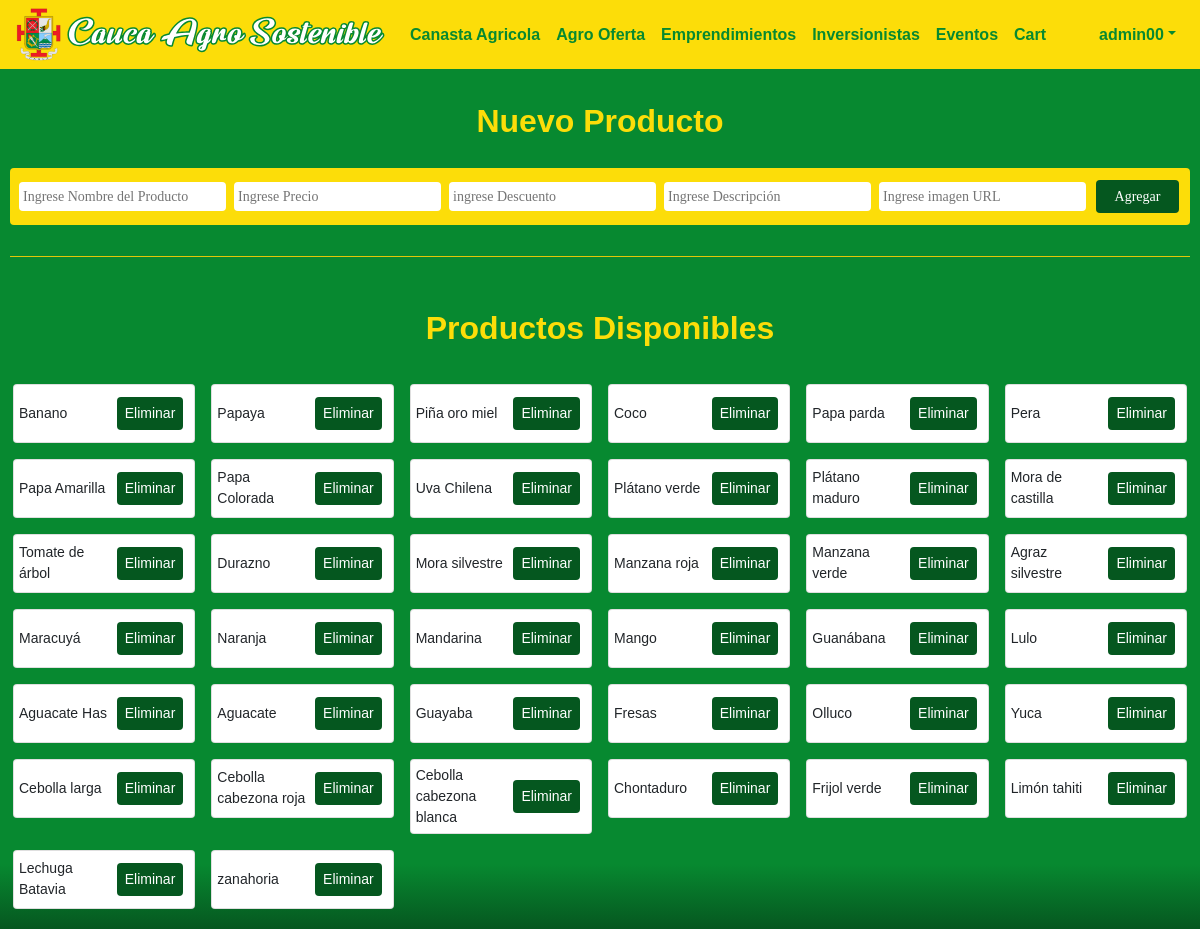
Page /productos-crud (signed in) on the committed database.
### caucaSostenible/models.py (models this page shows)
class User(AbstractUser):
   pass

class Product(models.Model):
   name = models.CharField(max_length=60)
   price = models.FloatField()
   discount = models.FloatField()
   description = models.CharField(max_length=300)
   imgURL = models.CharField(max_length=300)

### caucaSostenible/views.py (the view)
# urls.py: path("productos-crud", views.products_crud_view, name="productsCrud"),
def products_crud_view(request):
    products = Product.objects.all()
    return render(request, "general/productos_crud.html", {"products": products})

### caucaSostenible/templates/general/productos_crud.html (shortened to what this page needs)
{% extends "general/layout.html" %}
{% load static %}
{% block body %}
<div id="main-container">
    <center><h2>Nuevo Producto</h2></center>
    <br>
    <div class="form-group2">
        <form action="productos/0" method="POST">
            <div style="display: flex; align-items: center">
                <input class="form-input" type="text" name="Nombre" id="nombre" placeholder="Ingrese Nombre del Producto">
                <input class="form-input" type="text" name="Precio" id="precio" placeholder="Ingrese Precio">
                <input class="form-input" type="text" name="Descuento" id="descuento" placeholder="ingrese Descuento">
                <input class="form-input" type="text" name="Descripcion" id="descripcion" placeholder="Ingrese Descripción">
                <input class="form-input" type="text" name="ImagenURL" id="imagen" placeholder="Ingrese imagen URL">
                <input class="common-button" type="submit" value="Agregar">
            </div>
        </form>
    </div>
    <br>
    <hr>
    <br>
    <br>
    <center><h2>Productos Disponibles</h2></center>
    <br>
    <div class="form-row">
        {% for product in products %}
            <div class="col-12 col-sm-4 col-lg-2 p-2">
                <article class="card h-80 bg-sucess">
                    <div style="display: flex; align-items: center; justify-content: space-between; padding: 5px 5px;">
                        <p>{{product.name}}</p>
                        <button class="common-button" onclick="removeProduct('{{product.id}}')">Eliminar</button>
                    </div>
                </article>
            </div>
        {% endfor %}
    </div>
</div>
{% endblock %}

### caucaSostenible/templates/general/layout.html (shortened to what this page needs)
{% load static %}
<!DOCTYPE html>
<html lang="en">
    <head>
        <link rel="stylesheet" href="https://stackpath.bootstrapcdn.com/bootstrap/4.1.3/css/bootstrap.min.css">
        <link href="{% static 'caucaSostenible/css/generalStyles.css' %}" rel="stylesheet">
        <link href="{% static 'caucaSostenible/css/styles.css' %}" rel="stylesheet">
    </head>
    <body>
        <nav class="navbar navbar-expand-lg background-color1">
            <a class="navbar-brand" href="{% url 'index' %}">
                <img src="{% static 'caucaSostenible/images/Cauca_sostenible_icon.svg' %}" width="370" height="53" alt="">
            </a>
            <div class="collapse navbar-collapse" id="navbarNav">
                <ul class="navbar-nav">
                    <li class="nav-item">
                        <a class="nav-link menu-option" href="{% url 'canasta-agricola' %}">Canasta Agricola</a>
                    </li>
                    <li class="nav-item">
                        <a class="nav-link menu-option" href="{% url 'agro-oferta' %}">Agro Oferta</a>
                    </li>
                    <li class="nav-item">
                        <a class="nav-link menu-option" href="{% url 'undertakingsView' %}">Emprendimientos</a>
                    </li>
                    <li class="nav-item">
                        <a class="nav-link menu-option" href="{% url 'investorsView' %}">Inversionistas</a>
                    </li>
                    <li class="nav-item">
                        <a class="nav-link menu-option" href="{% url 'eventsView' %}">Eventos</a>
                    </li>
                    {% if user.is_authenticated %}
                        <li class="nav-item">
                            <a class="nav-link menu-option" href="{% url 'cart' %}">Cart</a>
                        </li>
                    {% endif %}
                </ul>
                <ul class="navbar-nav ml-auto">
                    {% if user.is_authenticated %}
                        <li class="nav-item dropdown">
                            <a class="nav-link dropdown-toggle menu-option" href="#" id="navbarDropdown" role="button" data-toggle="dropdown" aria-haspopup="true" aria-expanded="false">{{ user }}</a>
                        </li>
                    {% else %}
                        <li class="nav-item">
                            <a class="nav-link menu-option" href="login">Log in</a>
                        </li>
                    {% endif %}
                </ul>
            </div>
        </nav>
        <br>
        {% block body %}
        {% endblock %}
    </body>
</html>

### caucaSostenible/static/caucaSostenible/css/generalStyles.css (style rules this page uses)
body { font-size: 14px; font-family: Arial, sans-serif; }

### caucaSostenible/static/caucaSostenible/css/styles.css (style rules this page uses)
a { color: #04521d; font-weight: bold; }
body { padding: 0px 0px; background: rgb(6,87,32); background: linear-gradient(180deg, rgba(6,87,32,1) 0%, rgba(7,137,48,1) 7%, rgba(7,137,48,1) 93%, rgba(6,87,32,1) 100%); }
h2 { color:#fcdd09; font-weight: bold; margin: 0 0 7px 0; }
hr { margin-top: 10px; margin-bottom: 10px; background-color: #fcdd09; }
.common-button { color: white; background: #05571f; border: none; border-radius: 4px; padding: 6px 8px; margin: 7px 6px; }
input { flex-grow: 1; border: 0px; border-radius: 4px; padding: 4px 4px; color: #078930; }
#main-container { padding: 12px 10px; }
.background-color1 { background-color: #fcdd09; }
p { margin: 0 0; }
.menu-option { color: #078930; font-size: 16px; font-weight: bold; }
.navbar-brand { padding: 0 0; }
ul { padding-left: 14px; margin: 0 0; }
html { min-height: 100%; }
form { width: auto; background: #fcdd09; padding: 5px; margin: auto; border-radius: 4px; font-family: 'calibri'; color: white; }
.form-input { margin: 0px 4px; }

### rows in the picture
User: username "admin00"
Product: name "Banano"
Product: name "Papaya"
Product: name "Piña oro miel"
Product: name "Coco"
Product: name "Papa parda"
Product: name "Pera"
Product: name "Papa Amarilla"
Product: name "Papa Colorada"
Product: name "Uva Chilena"
Product: name "Plátano verde"
Product: name "Plátano maduro"
Product: name "Mora de castilla"
Product: name "Tomate de árbol"
Product: name "Durazno"
Product: name "Mora silvestre"
Product: name "Manzana roja"
Product: name "Manzana verde"
Product: name "Agraz silvestre"
Product: name "Maracuyá"
Product: name "Naranja"
Product: name "Mandarina"
Product: name "Mango"
Product: name "Guanábana"
Product: name "Lulo"
Product: name "Aguacate Has"
Product: name "Aguacate"
Product: name "Guayaba"
Product: name "Fresas"
Product: name "Olluco"
Product: name "Yuca"
Product: name "Cebolla larga"
Product: name "Cebolla cabezona roja"
Product: name "Cebolla cabezona blanca"
Product: name "Chontaduro"
Product: name "Frijol verde"
Product: name "Limón tahiti"
Product: name "Lechuga Batavia"
Product: name "zanahoria"
